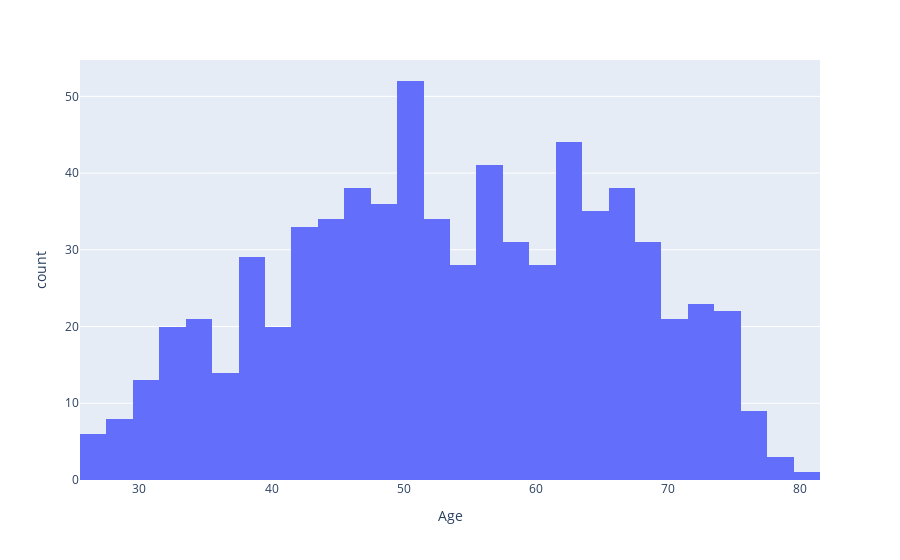
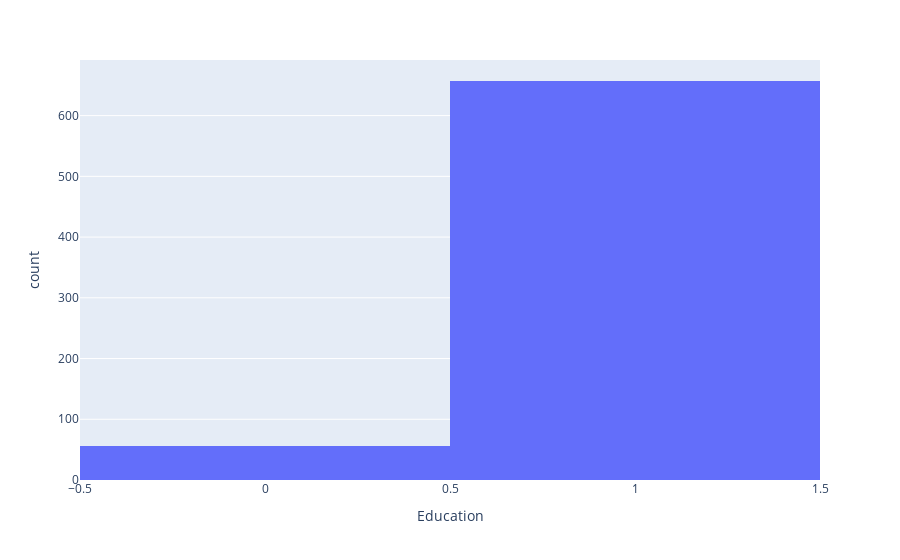
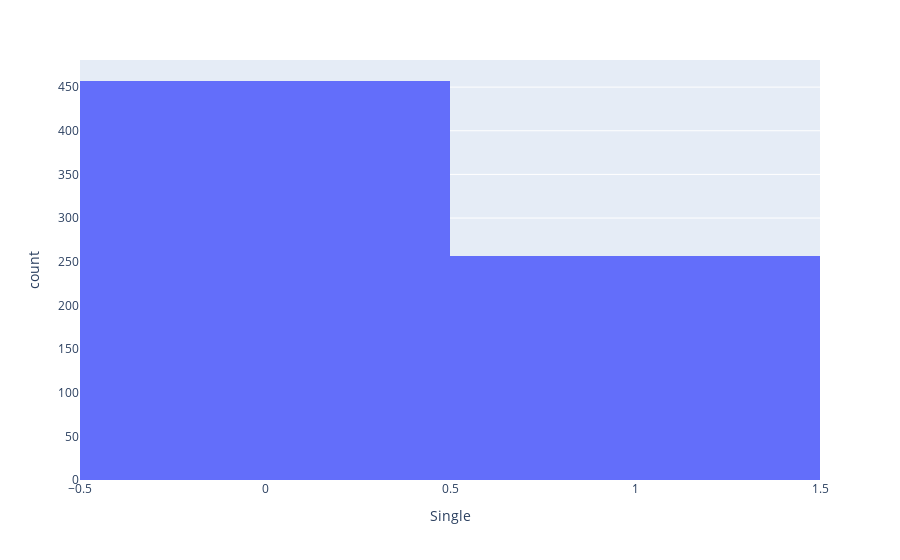
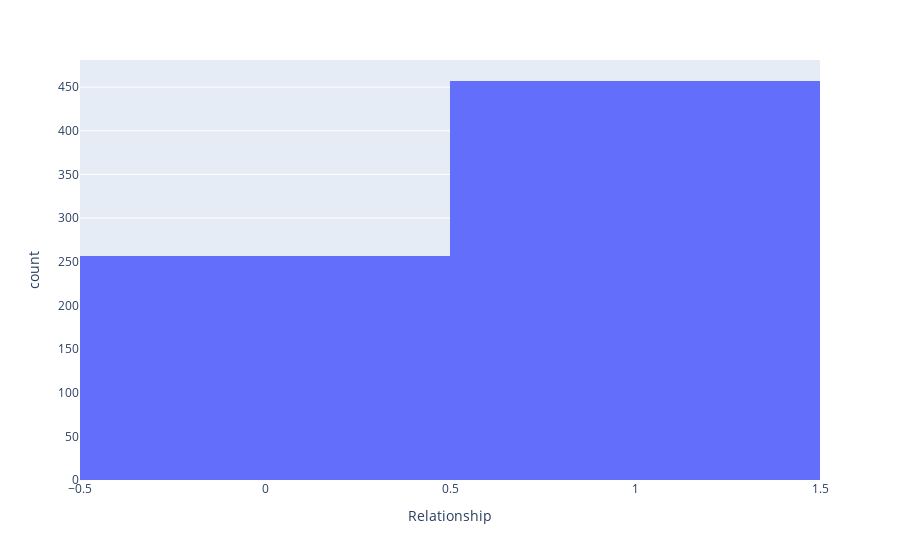

Write notebook code for charts like these, in order.
### Code cell
plot_graphs(ones)

### Figure 1 — Plotly figure (JSON) as saved in the notebook; plotly's stock layout.template omitted (floating-point values rounded to 4 significant figures; data arrays with more than 128 entries replaced by an {"elided": "..."} marker saying what was removed)
{"data": [{"alignmentgroup": "True", "bingroup": "x", "hovertemplate": "Age=%{x}<br>count=%{y}<extra></extra>", "legendgroup": "", "marker": {"color": "#636efa"}, "name": "", "offsetgroup": "", "orientation": "v", "showlegend": false, "type": "histogram", "x": {"elided": "713 int values"}, "xaxis": "x", "yaxis": "y"}], "layout": {"barmode": "relative", "legend": {"tracegroupgap": 0}, "margin": {"t": 60}, "xaxis": {"anchor": "y", "domain": [0, 1], "title": {"text": "Age"}}, "yaxis": {"anchor": "x", "domain": [0, 1], "title": {"text": "count"}}}}

### Figure 2 — Plotly figure (JSON) as saved in the notebook; plotly's stock layout.template omitted (floating-point values rounded to 4 significant figures; data arrays with more than 128 entries replaced by an {"elided": "..."} marker saying what was removed)
{"data": [{"alignmentgroup": "True", "bingroup": "x", "hovertemplate": "Education=%{x}<br>count=%{y}<extra></extra>", "legendgroup": "", "marker": {"color": "#636efa"}, "name": "", "offsetgroup": "", "orientation": "v", "showlegend": false, "type": "histogram", "x": {"elided": "713 int values"}, "xaxis": "x", "yaxis": "y"}], "layout": {"barmode": "relative", "legend": {"tracegroupgap": 0}, "margin": {"t": 60}, "xaxis": {"anchor": "y", "domain": [0, 1], "title": {"text": "Education"}}, "yaxis": {"anchor": "x", "domain": [0, 1], "title": {"text": "count"}}}}

### Figure 3 — Plotly figure (JSON) as saved in the notebook; plotly's stock layout.template omitted (floating-point values rounded to 4 significant figures; data arrays with more than 128 entries replaced by an {"elided": "..."} marker saying what was removed)
{"data": [{"alignmentgroup": "True", "bingroup": "x", "hovertemplate": "Single=%{x}<br>count=%{y}<extra></extra>", "legendgroup": "", "marker": {"color": "#636efa"}, "name": "", "offsetgroup": "", "orientation": "v", "showlegend": false, "type": "histogram", "x": {"elided": "713 int values"}, "xaxis": "x", "yaxis": "y"}], "layout": {"barmode": "relative", "legend": {"tracegroupgap": 0}, "margin": {"t": 60}, "xaxis": {"anchor": "y", "domain": [0, 1], "title": {"text": "Single"}}, "yaxis": {"anchor": "x", "domain": [0, 1], "title": {"text": "count"}}}}

### Figure 4 — Plotly figure (JSON) as saved in the notebook; plotly's stock layout.template omitted (floating-point values rounded to 4 significant figures; data arrays with more than 128 entries replaced by an {"elided": "..."} marker saying what was removed)
{"data": [{"alignmentgroup": "True", "bingroup": "x", "hovertemplate": "Relationship=%{x}<br>count=%{y}<extra></extra>", "legendgroup": "", "marker": {"color": "#636efa"}, "name": "", "offsetgroup": "", "orientation": "v", "showlegend": false, "type": "histogram", "x": {"elided": "713 int values"}, "xaxis": "x", "yaxis": "y"}], "layout": {"barmode": "relative", "legend": {"tracegroupgap": 0}, "margin": {"t": 60}, "xaxis": {"anchor": "y", "domain": [0, 1], "title": {"text": "Relationship"}}, "yaxis": {"anchor": "x", "domain": [0, 1], "title": {"text": "count"}}}}
